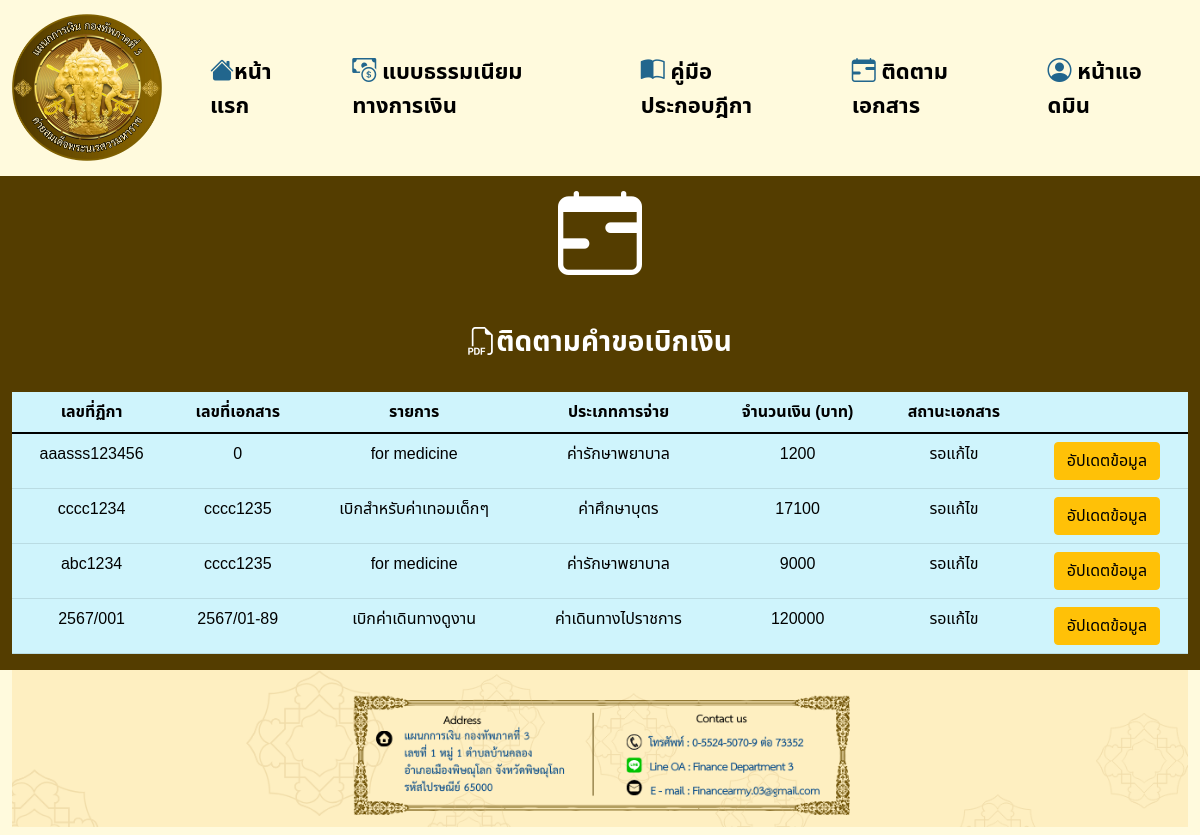
/admin_doc-Tracking.php (signed in), run on the app's committed database.
### tables this page shows
CREATE TABLE `tracking_doc` (
  `id_tracking` int(10) NOT NULL,
  `dega_ID` text NOT NULL,
  `number_form` text NOT NULL,
  `list_item` text NOT NULL,
  `total_cost` int(10) NOT NULL,
  `type_pay` int(2) NOT NULL,
  `department` text NOT NULL,
  `status_doc` int(2) NOT NULL,
  `id_user` int(10) NOT NULL
);

### admin_doc-Tracking.php (the view, shortened to what this page needs)
<!doctype html>
<html lang="en">
<head>
  <link href="https://cdn.jsdelivr.net/npm/bootstrap@5.1.3/dist/css/bootstrap.min.css" rel="stylesheet">
  <link rel="stylesheet" href="https://cdn.jsdelivr.net/npm/bootstrap-icons@1.7.2/font/bootstrap-icons.css">
  <link rel="stylesheet" href="style.css">
  <link rel="stylesheet" href="style.css">
</head>
<body>
  <?php
  include "./connect.php";
  ?>
  <nav class="navbar navbar-expand-lg navbar-custom navbar-fixed-top">
    <div class="container-fluid justify-content-beetween">
      <a class="navbar-brand" href="index.php">
        <img src="images/Logo.png" width="150" height="150" class="d-inline-block align-top" alt="">
      </a>
      <ul class="navbar-nav">
        <li class="nav-item me-3 me-lg-1">
          <a class="nav-link mx-4" href="index.php" style="font-size: 22px;">
            <b><i class="bi bi-house-fill" style='font-size:24px;color:#22668D;'></i></i>หน้าแรก</b>
          </a>
        </li>
        <li class="nav-item me-3 me-lg-1">
          <a class="nav-link mx-4" href="loan.php" style="font-size: 22px;">
            <b><i class="bi bi-cash-coin" style='font-size:24px;color:#22668D;'></i> แบบธรรมเนียมทางการเงิน</b>
          </a>
        </li>
        <li class="nav-item me-3 me-lg-1">
          <a class="nav-link mx-4" href="manual.php" style="font-size: 22px;">
            <b><i class="bi bi-book-half" style='font-size:24px;color:#22668D;'></i> คู่มือประกอบฎีกา</b>
          </a>
        </li>
        <li class="nav-item me-3 me-lg-1">
          <a class="nav-link mx-4" href="doc-Tracking.php" style="font-size: 22px;">
            <b><i class="bi bi-calendar-range" style='font-size:24px;color:#22668D;'></i> ติดตามเอกสาร</b>
          </a>
        </li>
        <?php
        if (isset($_SESSION["userID"])) {
        ?>
          <li class="nav-item me-3 me-lg-1">
            <a class="nav-link mx-4" href="admin.php" style="font-size: 22px;">
              <b><i class="bi bi-person-circle" style='font-size:24px;color:#22668D;'></i> หน้าแอดมิน</b>
            </a>
          </li>
        <?php
        }
        ?>
      </ul>
    </div>
  </nav>
  <div class="container-fluid">
    <div class="row">
      <div class="col" style="background: #543d00;text-align: center;">
        <i class="bi bi-calendar-range" style='font-size:84px;color:#fff;'></i>
        <?php
        if (!isset($_SESSION["userID"])) {
        ?>
          <a href="loginPage.php" style="color: #fff;">กรุณาเข้าสู่ระบบ</a>
      </div>
    </div>
    <?php
        } else {
    ?>
    <h3 class="mt-4"><b style="color: #fff;"><i class="bi bi-filetype-pdf"></i>ติดตามคำขอเบิกเงิน</b></h3> <br>
    <table class="table table-info">
      <thead>
        <tr>
          <th scope="col">เลขที่ฏีกา</th>
          <th scope="col">เลขที่เอกสาร</th>
          <th scope="col">รายการ</th>
          <th scope="col">ประเภทการจ่าย</th>
          <th scope="col">จำนวนเงิน (บาท)</th>
          <th scope="col">สถานะเอกสาร</th>
          <th scope="col"></th>
        </tr>
      </thead>
      <tbody>
        <?php
          $info = "SELECT * FROM tracking_doc INNER JOIN user_admin ON tracking_doc.id_user = user_admin.id";
          $stmt = $conn->prepare($info);
          $stmt->execute();
          $result = $stmt->fetchAll();
          foreach ($result as $row) {
        ?>
          <tr>
            <td><?php echo $row["dega_ID"] ?></td>
            <td><?php echo $row["number_form"] ?></td>
            <td><?php echo $row["list_item"] ?></td>
            <td><?php
                if ($row["type_pay"] == "1") {
                  echo "ค่าเดินทางไปราชการ";
                } else if ($row["type_pay"] == "2") {
                  echo "ค่าศึกษาบุตร ";
                } else if ($row["type_pay"] == "3") {
                  echo "ค่ารักษาพยาบาล";
                }
                ?></td>
            <td><?php echo $row["total_cost"] ?></td>
            <td><?php
                if ($row["status_doc"] == 0) {
                  echo "รอแก้ไข";
                } else if ($row["status_doc"] == 1) {
                  echo "รออนุมัติ";
                } else if ($row["status_doc"] == 2) {
                  echo "รอสรุปจ่าย";
                } else if ($row["status_doc"] == 3) {
                  echo "จ่ายเงินแล้ว";
                }
                ?>
            </td>
            <td><a href="doc-Tracking_Edit.php?id_tracking=<?php echo $row["id_tracking"]; ?>" class="btn btn-warning">อัปเดตข้อมูล</a></td>
          </tr>
        <?php
          }
        ?>
      </tbody>
    </table>
  <?php
        }
  ?>
  </div>
  <img src="images/contactUs.png" class="figure-img img-fluid rounded" alt="">
  </div>
  </div>
</body>
</html>

### style.css (style rules this page uses)
* { font-size: 100%; }
body { font-family: 'Lato', sans-serif; font-family: 'Noto Sans Thai', sans-serif; background-color: #FFFADD; }
.navbar-custom { background-color: #FFFADD; }
.nav-link { color: #000; }
a,a:visited { color:#22668D; }

### data on the page
tracking_doc: dega_ID "aaasss123456", number_form "0", list_item "for medicine", type_pay "ค่ารักษาพยาบาล", total_cost "1200", status_doc "รอแก้ไข"
tracking_doc: dega_ID "cccc1234", number_form "cccc1235", list_item "เบิกสำหรับค่าเทอมเด็กๆ", type_pay "ค่าศึกษาบุตร", total_cost "17100", status_doc "รอแก้ไข"
tracking_doc: dega_ID "abc1234", number_form "cccc1235", list_item "for medicine", type_pay "ค่ารักษาพยาบาล", total_cost "9000", status_doc "รอแก้ไข"
tracking_doc: dega_ID "2567/001", number_form "2567/01-89", list_item "เบิกค่าเดินทางดูงาน", type_pay "ค่าเดินทางไปราชการ", total_cost "120000", status_doc "รอแก้ไข"
